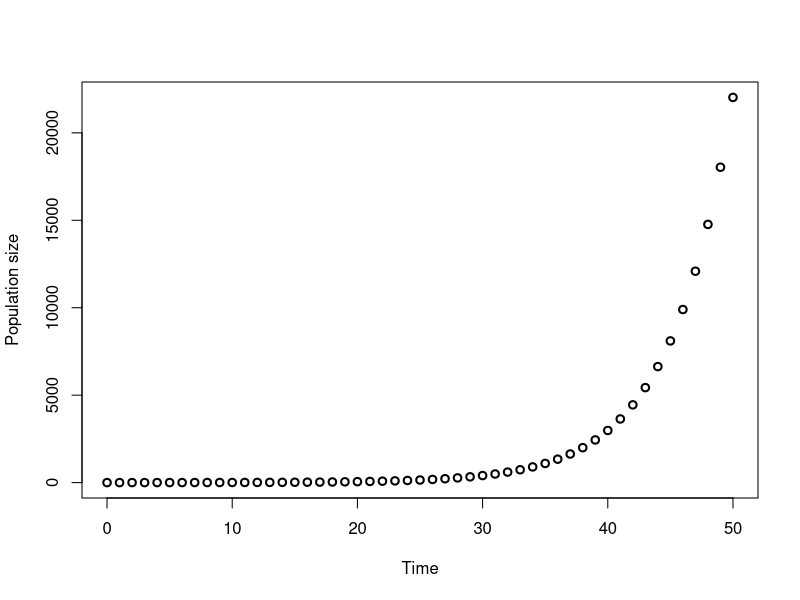
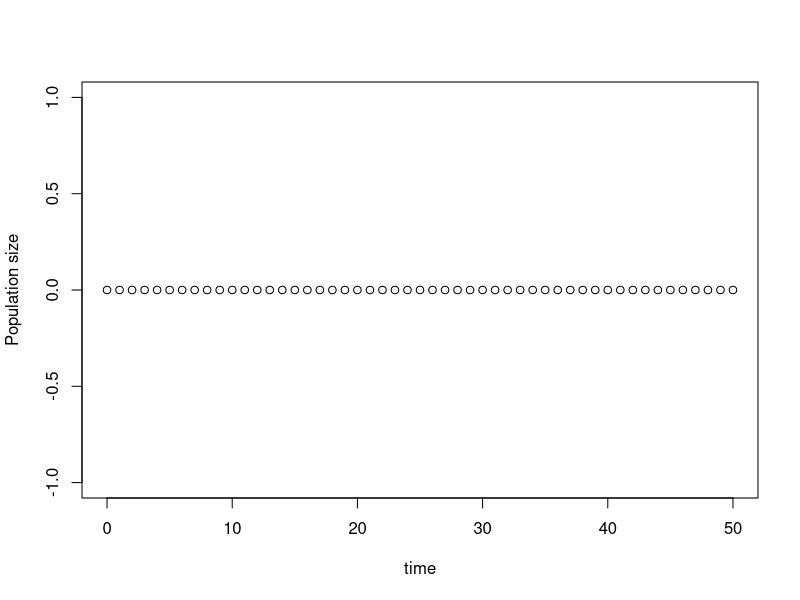
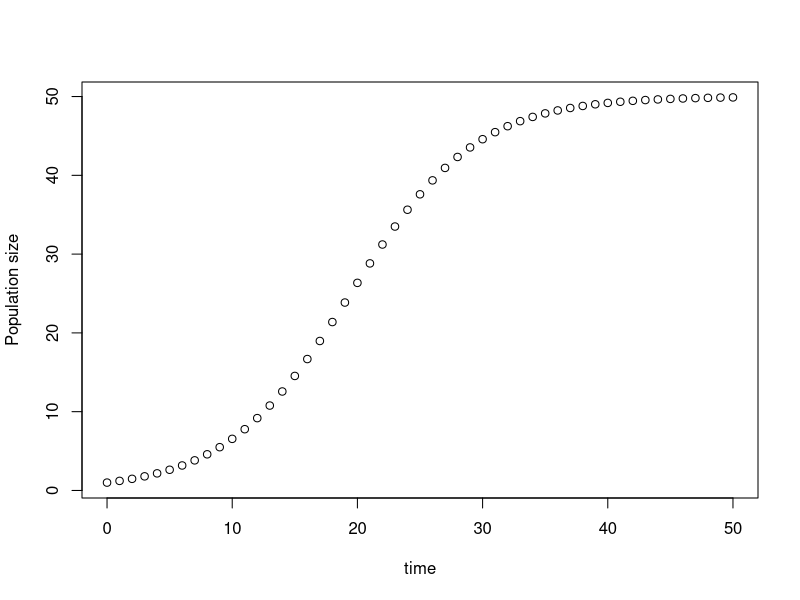

Write the R code that produced these figures, in order.
## ---- chunk 1
knitr::opts_chunk$set(echo = TRUE, comment = NA, fig.width = 5,
                      fig.height = 5, fig.align = "center")
## ---- chunk 2
# Set the initial condition P(0) =1
P_0 <- 1
# Set growth rate r = 0.2
r <- 0.2
## ---- chunk 3
# Specify the time t which we want to plot the solution
times <- seq(from = 0, to = 50, by = 1)

# Find the population at time t using the solution to the ODE
P_t <- P_0 * exp(r * times)

# Plot the solution
plot(times, P_t, xlab = "Time", ylab = "Population size", lwd = 2)
## ---- chunk 4
# Set the initial condition P(0)=0
P_0 <- 0
# Set growth rate r=0.2
r <- 0.2
# Set the carrying capacity K  = 50
K <- 50
# Specify the time t which we want to plot the solution
times <- seq(from = 0, to = 50, by = 1)
# Find the population at time t using the solution to the ODE
A <- (K - P_0) / P_0
P_t <- K / (1 + A * exp(-r * times))
# Plot the solution
plot(times, P_t, xlab = "time", ylab = "Population size")
## ---- chunk 5
# Set the initial condition P(0)=1
P_0 <- 1
# Set growth rate r = 0.2
r <- 0.2
# Set the carrying capacity K=50
K <- 50
# Specify the time t which we want to plot the solution
times <- seq(from = 0, to = 50, by = 1)
# Find the population at time t using the solution to the ODE
A <- (K - P_0) / P_0
P_t <- K / (1 + A * exp(-r * times))
# Plot the solution
plot(times, P_t, xlab = "time", ylab = "Population size")
